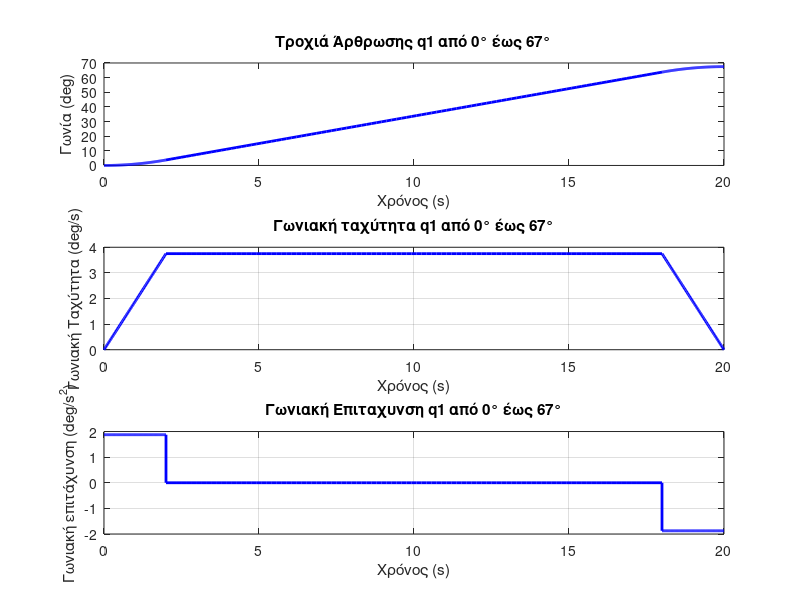

Write MATLAB code to recreate this figure.

theta_0 = 0;
theta_f = 67.5;



tb = 2;
tf =20;


a = 15/8


t1 = linspace(0, tb, 100);
t2 = linspace(tb, tf-tb, 100);
t3 = linspace(tf-tb, tf, 100);


theta1 = theta_0 + (1/2)* a * t1.^2;
theta2 = theta_0 + (1/2)* a * tb^2 + a * tb* (t2 - tb);
theta3 = theta_f - (1/2) * a * (tf - t3).^2;

theta1_dot =  a .* t1;
theta2_dot = a * tb * ones(size(t2));
theta3_dot = a * tb - a * (t3 - (tf - tb));

theta_double_dot1 =  a*ones(size(t1));
theta_double_dot2 = zeros(size(t2));
theta_double_dot3 = - a*ones(size(t3)) ;



t = [t1, t2, t3];
theta = [theta1, theta2, theta3];
theta_dot= [theta1_dot,theta2_dot,theta3_dot];
theta_double_dot=[theta_double_dot1,theta_double_dot2,theta_double_dot3];

subplot(3,1,1);
plot(t, theta, 'b', 'LineWidth', 2);
xlabel('Χρόνος (s)');
ylabel('Γωνία (deg)');
title('Τροχιά Άρθρωσης q1 από 0° έως 67°');

subplot(3,1,2)
plot(t, theta_dot, 'b', 'LineWidth', 2);
xlabel('Χρόνος (s)');
ylabel('Γωνιακή Ταχύτητα (deg/s)');
title('Γωνιακή ταχύτητα q1 από 0° έως 67°');
grid on;


subplot(3,1,3)
plot(t, theta_double_dot, 'b', 'LineWidth', 2);
xlabel('Χρόνος (s)');
ylabel('Γωνιακή επιτάχυνση (deg/s^2)');
title('Γωνιακή Επιταχυνση q1 από 0° έως 67°');
grid on;
